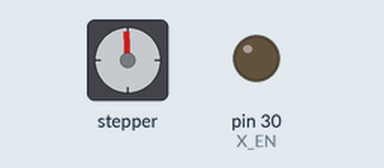
Simulated run of this sketch. Board: Arduino Mega 2560, built with avr-gcc and run on an emulated ATmega2560. Shown: stepper motor, output pins drawn as LEDs (lit = HIGH). Stepper angles assume 200 steps per turn.

Above: at 0.18 s.
At 9.59 s:
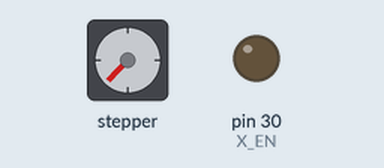
At 19.85 s:
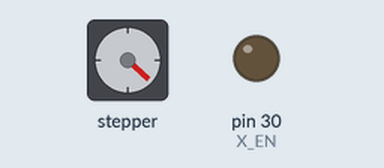
At 39.77 s:
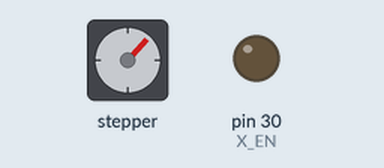
Timing chart, 0 to 40.0 s (numbered marks = the images above):
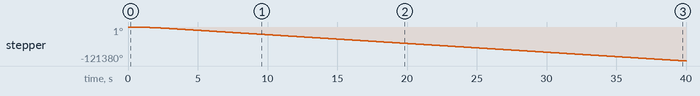

The sketch:

ard_test.ino
```cpp
#include <ros.h>
#include <FlexyStepper.h>

#include "pinout.h"
//#include "airhockey_firmware.h"

// configure the pins connected
int16_t striker_pos = 0;

FlexyStepper x_stepper;

void setup() {
    // Set target motor RPM to 1RPM and microstepping to 1 (full step mode)
    x_stepper.connectToPins(X_STEP_PIN, X_DIR_PIN);
    x_stepper.setSpeedInStepsPerSecond(2500);
    x_stepper.setAccelerationInStepsPerSecondPerSecond(1000);

    pinMode(X_EN, OUTPUT);

}

void loop() {
    digitalWrite(X_EN, LOW);
    x_stepper.moveRelativeInSteps(-100000);

//    if (digitalRead(POWER_SW) == LOW) {
//  x_stepper.setTargetPositionRelativeInSteps(0);
//}
//    while (!x_stepper.motionComplete()) {
 //     x_stepper.processMovement();
//}
//      delay(1000);
//    delay(1000);
//    x_stepper.moveRelativeInSteps(-1600);
 //   x_stepper.processMovement();
//    delay(1000);
}
```

pinout.h
```cpp
// use motor 0 as X
#define X_STEP_PIN 19
#define X_DIR_PIN 18
#define X_MS1 32
#define X_MS2 21
#define X_MS3 20
#define X_EN 30
// breakbeam switches
#define X_FW_BB 25
#define X_BW_BB 28 // NOTE: THIS IS FOR TESTING ONLY! USUALLY ON 23
```

Measured:
- by itself, stepper: keeps turning counter-clockwise at about 3037°/s
